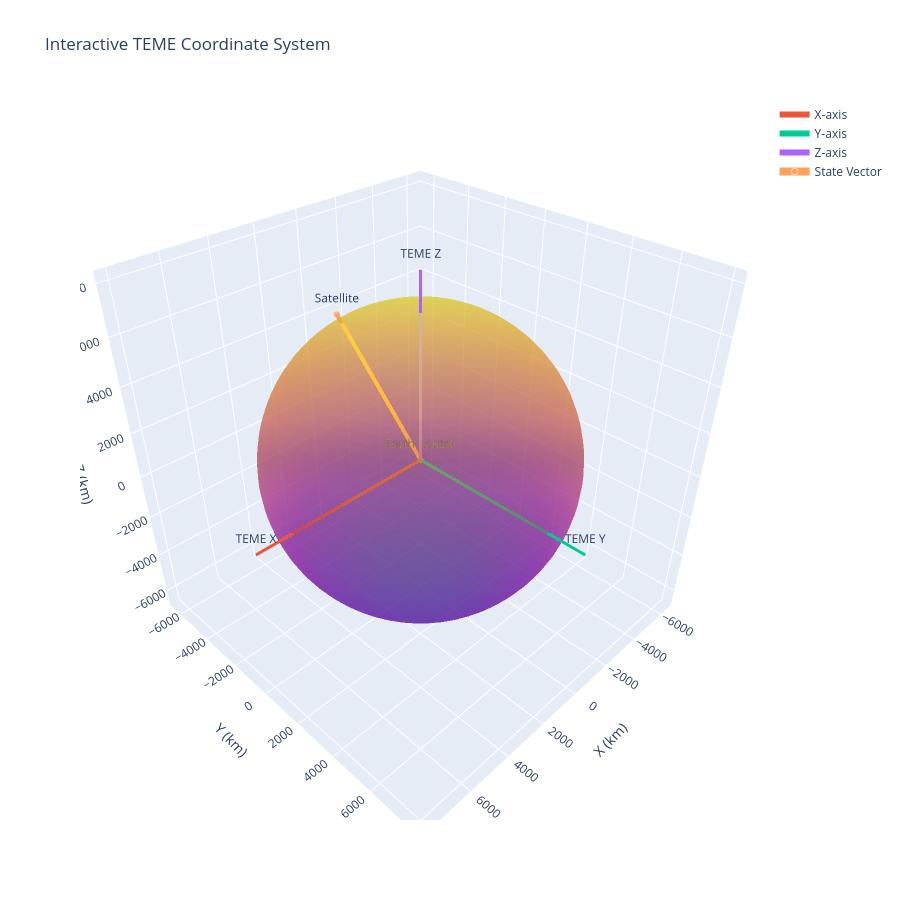

The notebook cell this image was saved under:
### Code cell
# ==========================================
# INPUT STATE VECTOR
# ==========================================

#r = np.array([6521.3, -1324.8, 1022.4])   # km
Re = 6378.137                              # km

# ==========================================
# CREATE EARTH SPHERE
# ==========================================

u = np.linspace(0, 2*np.pi, 60)
v = np.linspace(0, np.pi, 60)

x = Re * np.outer(np.cos(u), np.sin(v))
y = Re * np.outer(np.sin(u), np.sin(v))
z = Re * np.outer(np.ones(len(u)), np.cos(v))

earth = go.Surface(
    x=x,
    y=y,
    z=z,
    opacity=0.5,
    showscale=False,
    name='Earth'
)

# ==========================================
# TEME AXES
# ==========================================

axis_len = 8000

x_axis = go.Scatter3d(
    x=[0, axis_len],
    y=[0, 0],
    z=[0, 0],
    mode='lines+text',
    text=['', 'TEME X'],
    line=dict(width=6),
    name='X-axis'
)

y_axis = go.Scatter3d(
    x=[0, 0],
    y=[0, axis_len],
    z=[0, 0],
    mode='lines+text',
    text=['', 'TEME Y'],
    line=dict(width=6),
    name='Y-axis'
)

z_axis = go.Scatter3d(
    x=[0, 0],
    y=[0, 0],
    z=[0, axis_len],
    mode='lines+text',
    text=['', 'TEME Z'],
    line=dict(width=6),
    name='Z-axis'
)

# ==========================================
# SATELLITE VECTOR
# ==========================================

sat_vector = go.Scatter3d(
    x=[0, r[0]],
    y=[0, r[1]],
    z=[0, r[2]],
    mode='lines+markers+text',
    text=['Earth Center', 'Satellite'],
    line=dict(width=8),
    marker=dict(size=[5, 8]),
    name='State Vector'
)

# ==========================================
# FIGURE
# ==========================================

fig = go.Figure(data=[
    earth,
    x_axis,
    y_axis,
    z_axis,
    sat_vector
])

fig.update_layout(
    title='Interactive TEME Coordinate System',
    scene=dict(
        xaxis_title='X (km)',
        yaxis_title='Y (km)',
        zaxis_title='Z (km)',
        aspectmode='data'
    ),
    width=900,
    height=900
)

fig.show()

### Figure 1 — Plotly figure (JSON) as saved in the notebook; plotly's stock layout.template omitted (floating-point values rounded to 4 significant figures; data arrays with more than 128 entries replaced by an {"elided": "..."} marker saying what was removed)
{"data": [{"name": "Earth", "opacity": 0.5, "showscale": false, "type": "surface", "x": {"elided": "60x60 float values"}, "y": {"elided": "60x60 float values"}, "z": {"elided": "60x60 float values"}}, {"line": {"width": 6}, "mode": "lines+text", "name": "X-axis", "text": ["", "TEME X"], "type": "scatter3d", "x": [0, 8000], "y": [0, 0], "z": [0, 0]}, {"line": {"width": 6}, "mode": "lines+text", "name": "Y-axis", "text": ["", "TEME Y"], "type": "scatter3d", "x": [0, 0], "y": [0, 8000], "z": [0, 0]}, {"line": {"width": 6}, "mode": "lines+text", "name": "Z-axis", "text": ["", "TEME Z"], "type": "scatter3d", "x": [0, 0], "y": [0, 0], "z": [0, 8000]}, {"line": {"width": 8}, "marker": {"size": [5, 8]}, "mode": "lines+markers+text", "name": "State Vector", "text": ["Earth Center", "Satellite"], "type": "scatter3d", "x": [0, -313.5], "y": [0, -5089.0], "z": [0, 4477.0]}], "layout": {"height": 900, "scene": {"aspectmode": "data", "xaxis": {"title": {"text": "X (km)"}}, "yaxis": {"title": {"text": "Y (km)"}}, "zaxis": {"title": {"text": "Z (km)"}}}, "title": {"text": "Interactive TEME Coordinate System"}, "width": 900}}
